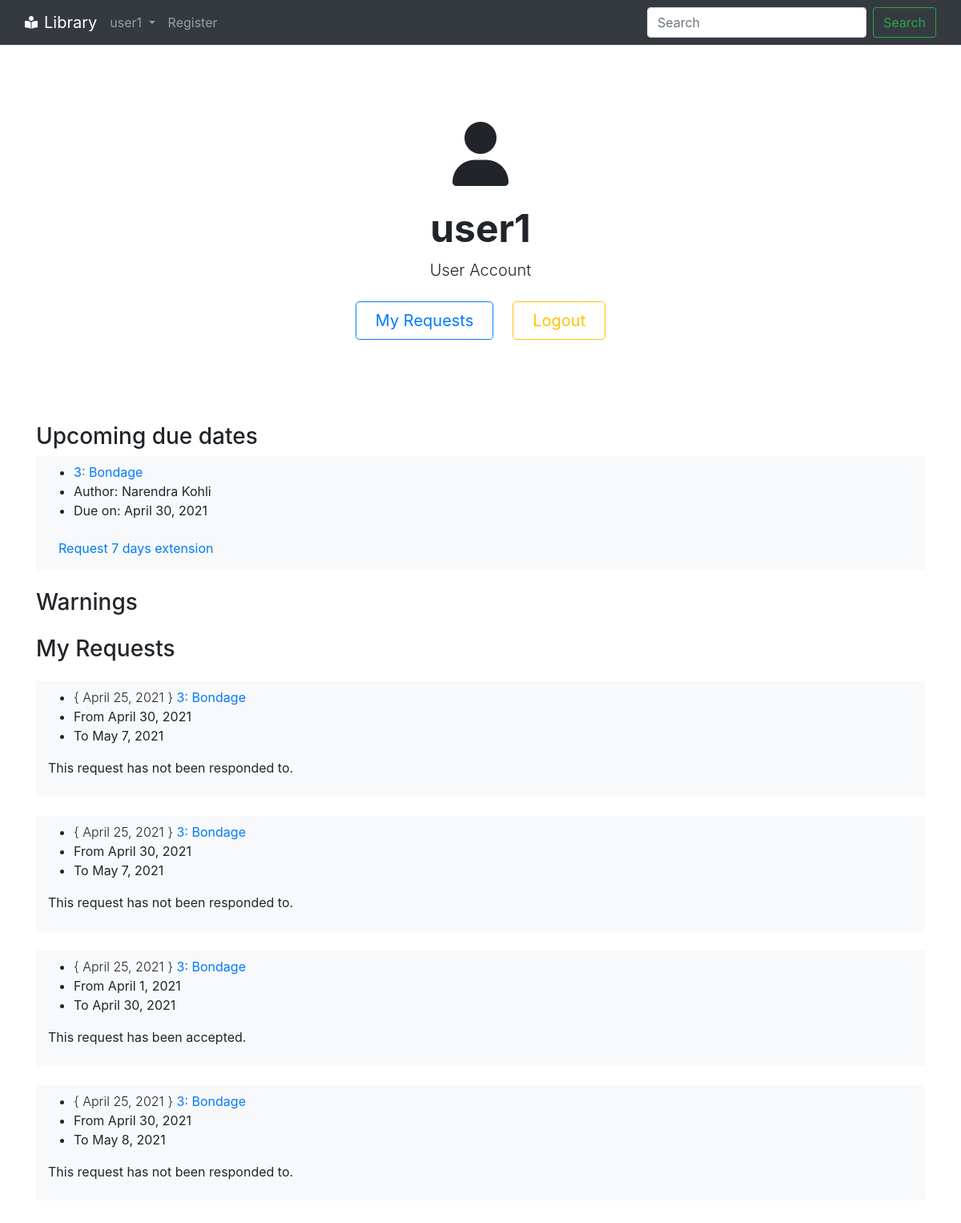
Page /profile (signed in) on the earlier database version.
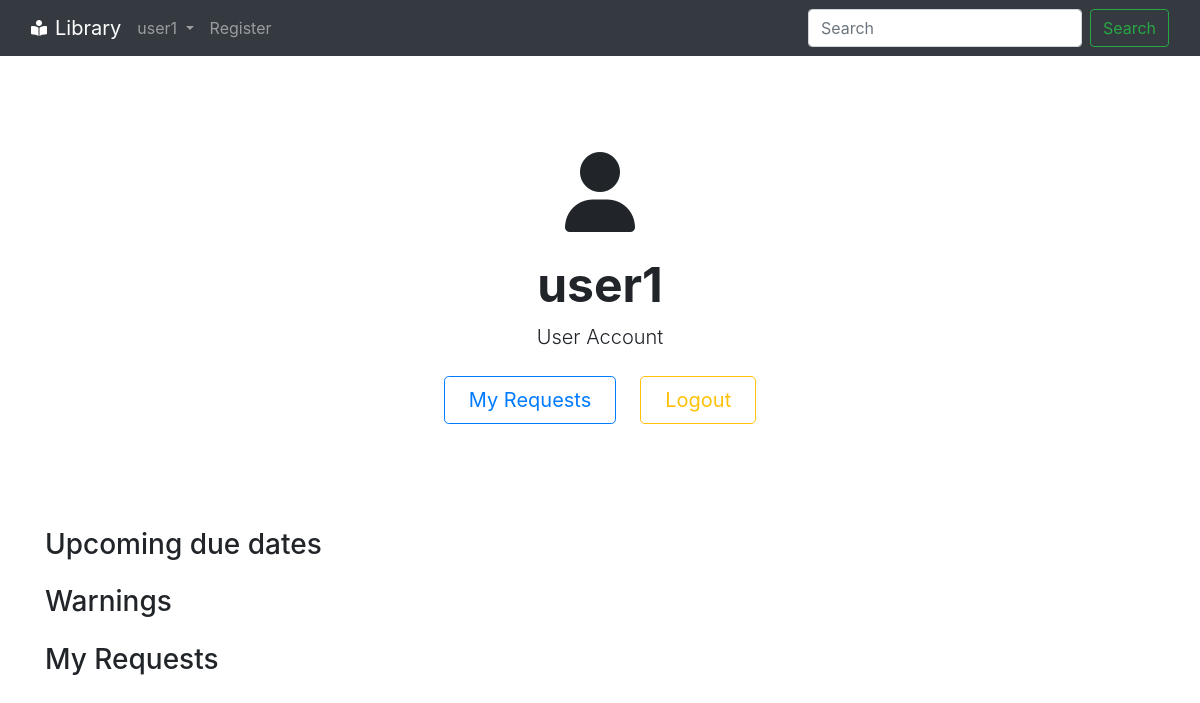
Same page on the later database version.
### library/models.py (models this page shows, shortened)
class Request(models.Model):
    user = models.ForeignKey(User, on_delete=models.CASCADE)
    book = models.ForeignKey(Book, on_delete=models.CASCADE)
    fromdate = models.DateField(auto_now=False, auto_now_add=False)
    todate = models.DateField(auto_now=False, auto_now_add=False)
    seen = models.BooleanField()
    accepted = models.BooleanField()
    ondate = models.DateField(auto_now_add=True)

class Book(models.Model):
    title = models.CharField(max_length=100)
    author = models.CharField(max_length=100)
    publisher = models.CharField(max_length=100)
    genre = models.CharField(max_length=100)
    summary = models.TextField()
    isbn = models.CharField(max_length=20)
    avl = models.BooleanField()
    booknum = models.IntegerField()
    coverimg = models.ImageField(null = True, blank = True, upload_to="bookcovers/")

### register/views.py (the view, shortened to what this page needs)
# urls.py: path('profile', views.profile, name="profile"),
def profile(request):
    if not request.user.is_authenticated:
        messages.info(request, 'You must be logged in to access profile.')
        return redirect('/login')
    else:
        reqset = None
        if request.user.profile.isLibrarian:
            reqset = reversed(Request.objects.all())
        else:
            if not request.user.is_staff:
                reqset = reversed(Request.objects.filter(user=request.user))
                acceptedreqs = Request.objects.filter(user=request.user,accepted=True)
                warningset = reversed(ReviewWarning.objects.filter(user=request.user))
                return render(request, 'profile.html', {'curruser': request.user, 'reqset': reqset, 'acceptedreqs': acceptedreqs, 'warningset': warningset,  'today': date.today()})
        return render(request, 'profile.html', {'curruser': request.user, 'reqset': reqset, 'today': date.today()})

### templates/profile.html (shortened to what this page needs)
{% extends 'base.html' %}
{% block body %}
    <div class="px-4 py-5 my-5 text-center">
        <div class="d-block mx-auto mb-4">
            {% if curruser.is_staff %}
                {% if curruser.profile.isLibrarian %}
                    <i class="fas fa-user-cog fa-5x"></i>
                {% else %}
                    <i class="fas fa-user-shield fa-5x"></i>
                {% endif %}
            {% else %}
                {% if curruser.profile.isLibrarian %}
                    <i class="fas fa-user-tie fa-5x"></i>
                {% else %}
                    <i class="fas fa-user fa-5x"></i>
                {% endif %}
            {% endif %}
        </div>
        <h1 class="display-5 fw-bold">{{curruser.username}}</h1>
        <div class="col-lg-6 mx-auto">
            <p class="lead mb-4">
                {% if curruser.is_staff %}
                   Administrator Account
                {% else %}
                    User Account
                {% endif %}
            </p>
            <div class="d-grid gap-2 d-sm-flex justify-content-sm-center">
                {% if curruser.profile.isLibrarian %}
                    <button type="button" class="btn btn-outline-secondary btn-lg px-4 me-sm-3" onclick="window.location.href = '/addbook';">Add New Book</button>
                {% else %}
                    <button type="button" class="btn btn-outline-primary btn-lg px-4 me-sm-3" onclick="window.location.href = '#requests';">My Requests</button>
                {% endif %}
                <button type="button" class="btn btn-outline-warning btn-lg px-4" onclick="window.location.href = '/logout';">Logout</button>
            </div>
        </div>
    </div>
    {% if not reqset == None %}
        {% if curruser.profile.isLibrarian %}
            <div class="container py-2">
                <h3>All Requests</h3>
                {% for request in reqset %}
                    <div class="container my-4 bg-light py-2">
                        <ul>
                            <li><span class="font-weight-light"> { {{request.ondate}} } </span><a href="/book/{{request.book.booknum}}">{{request.book.booknum}}: {{request.book.title}}</a></li>
                            <li>{{request.user.username}}</li>
                            <li>From {{request.fromdate}}</li>
                            <li>To {{request.todate}}</li>
                        </ul>
                        <form action="/profile" method="post">
                            {% csrf_token%}
                            <input type="text" name="requestid" value='{{request.id}}' style='display:none'>
                            {% if request.seen == True %}
                                <p>This request has been {% if request.accepted == True %}accept{% else %}reject{% endif %}ed.</p>
                            {% else %}
                                <button class="btn btn-warning mr-2" name='accept{{request.id}}'>Accept</button>
                                <button class="btn btn-danger mr-2" name='reject{{request.id}}'>Reject</button>
                            {% endif %}
                        </form>
                    </div>
                {% endfor %}
            </div>
        {% else %}
            <div class="container py-2">
                <h3>Upcoming due dates</h3>
                {% for accreq in acceptedreqs %}
                    {% if accreq.fromdate < today and accreq.todate > today %}
                        <div class="container my-2 bg-light py-2">
                            <ul>
                                <li><a href="/book/{{accreq.book.booknum}}">{{accreq.book.booknum}}: {{accreq.book.title}}</a></li>
                                <li>Author: {{accreq.book.author}}</li>
                                <li>Due on: {{accreq.todate}}</li>
                            </ul>
                            <form action="/profile" method="post">
                                <button type="submit" class = "btn btn-link" name='extend'>Request 7 days extension</button>
                            </form>
                        </div>
                    {% endif %}
                {% endfor %}
            </div>
            <div class="container py-2">
                <h3>Warnings</h3>
            </div>
            <div class="container py-2">
                <h3>My Requests</h3>
                {% for request in reqset %}
                    <div class="container my-4 bg-light py-2">
                        <ul>
                            <li><span class="font-weight-light"> { {{request.ondate}} } </span><a href="/book/{{request.book.booknum}}">{{request.book.booknum}}: {{request.book.title}}</a></li>
                            <li>From {{request.fromdate}}</li>
                            <li>To {{request.todate}}</li>
                        </ul>
                        {% if request.seen == True %}
                            <p>This request has been {% if request.accepted == True %}accept{% else %}reject{% endif %}ed.</p>
                        {% else %}
                            <p>This request has not been responded to.</p>
                        {% endif %}
                    </div>
                {% endfor %}
            </div>
        {% endif %}
    {% endif %}
{% endblock body %}

### templates/base.html (shortened to what this page needs)
<!doctype html>
<html lang="en">
<head>
  <link href="https://cdn.jsdelivr.net/npm/bootstrap@5.0.0-beta3/dist/css/bootstrap.min.css" rel="stylesheet"
>
  <link rel="stylesheet" href="https://maxcdn.bootstrapcdn.com/bootstrap/4.5.2/css/bootstrap.min.css">
</head>
<body>
  <nav class="navbar navbar-expand-lg navbar-dark bg-dark">
    <div class="container-fluid">
      <i class="fas fa-book-reader" style="color:white;"></i>
      <a class="navbar-brand mx-2" href="/">Library</a>
      <div class="collapse navbar-collapse" id="navbarSupportedContent">
        <ul class="navbar-nav me-auto mb-2 mb-lg-0">
          {% if curruser.is_authenticated %}
          <li class="nav-item dropdown">
            <a class="nav-link dropdown-toggle" href="#" id="navbarDropdown" role="button" data-bs-toggle="dropdown"
              aria-expanded="false">
              {{curruser.username}}
            </a>
          </li>
          {% else %}
          <li class="nav-item">
            <a class="nav-link" href="/login">Login</a>
          </li>
          {% endif %}
          <li class="nav-item">
            <a class="nav-link" href="/register">Register</a>
          </li>
        </ul>
        <form class="d-flex" action='/search' method='post'>
          <input class="form-control me-2" type="search" placeholder="Search" aria-label="Search" name='query'>
          <button class="btn btn-outline-success" type="submit">Search</button>
        </form>
      </div>
    </div>
  </nav>
  {% block body %}{% endblock body %}
</body>
</html>

Differences in the rows shown:
removed Request: book.booknum "3", book "Bondage", book.author "Narendra Kohli", todate "April 30, 2021", ondate "April 25, 2021", fromdate "April 1, 2021", seen "This request has been"
removed Request: ondate "April 25, 2021", book.booknum "3", book "Bondage", fromdate "April 30, 2021", todate "May 7, 2021", seen "This request has not been responded to.", shown under "My Requests"
removed Request: ondate "April 25, 2021", book.booknum "3", book "Bondage", fromdate "April 30, 2021", todate "May 7, 2021", seen "This request has not been responded to.", shown under "My Requests"
removed Request: ondate "April 25, 2021", book.booknum "3", book "Bondage", fromdate "April 30, 2021", todate "May 8, 2021", seen "This request has not been responded to.", shown under "My Requests"
